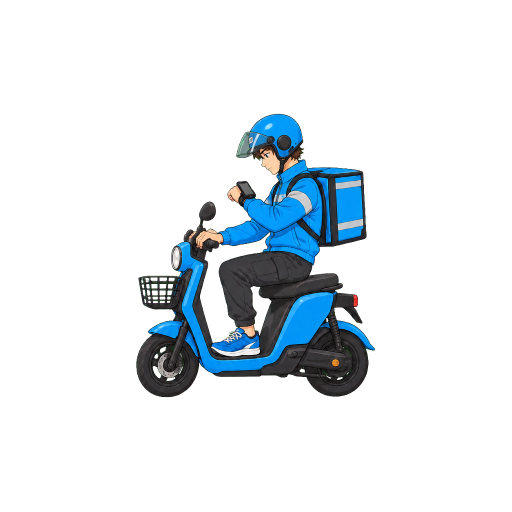
#> input picture chashouji/v14/trio/buddy/B9_rider/p6work/i21.png, 1024 x 1024 px, given in place of p6_idle2_base.png, which was not available (shown at 1/2 size)
$ python hscale.py i21.png
#> lines starting #> are read from the running program, lines starting #| are printed output that depends on the picture; after the words box and inside, x2 and y2 are one past the last pixel; in counts of white or black regions, pixels touching at a corner belong together; pictures that were not available may be replaced by others from this repository, and a replacement may not be noted
### chashouji/v14/trio/tools/frames.py
"""三人组角色的帧序列管线（2026-09-29，规范见 docs/三人组角色规范.md）。

动作条（一张图里同一个人的几个姿势，生图一次出）→ 抠像 → 按连通块切成一格一格 → 按头的大小统一缩放、按不动的部位配准 →
全部帧贴到同一块画布（锚点在每一帧都是同一个像素）→ 缩到屏幕像素 → 打成一张图集 web/assets/trio/<名>.webp + <名>.json。

为什么要配准：生图每一格都是重画的，同一张条里人的位置、大小也会漂（记忆 chashouji-keyframe-frames）。帧直接连播，
趴在地上的人会整个一跳一跳。所以：
  · 缩放按头：头在各个姿势里形状最稳（手脚、身体都在动），在每一格里多尺度找参考帧的头，取最像的那个倍数；
  · 平移按不动的部位（fixed）：趴着的人是屁股 + 大腿、秋千上的是座板 —— 它在动作里本来就不该动，拿它对齐，
    剩下的差异才是真正的动作。
两步都是模板匹配（skimage.match_template，归一化互相关），峰值做抛物线亚像素插值。

用法（在 v14/trio 下；<目录> = buddy/B21_sakura 这样的角色目录，<名> = 目录名 B21_sakura，图集和预览都用它命名）：
  python3 tools/frames.py <目录> cells   # 第一步：切格，出 preview/<名>_cells.png（每格编号 + 50 像素格线，原图像素）
                                         #   → 照它在 <目录>/frames.json 里填 head / fixed 两个框（参考帧的格内像素）
  python3 tools/frames.py <目录> build   # 第二步：配准、出图集；打印每帧的缩放、配准残差（输出像素，验收 ≤ 2）
出的预览（都在 preview/）：
  <名>_frames.png  每帧一格，输出像素、50 像素格线（量 hand / hold 这些点用；坐标就是 cfg 里要填的）
  <名>_onion.png   全部帧叠在一起（各 35%），不动的部位应该是一个清楚的影子，糊成几层 = 没对齐
  <名>_yellow.png  贴亮黄底（看抠像：紫边 / 绿边 / 被抠穿的洞在黄底上最刺眼）

frames.json：
{
  "sheets": [ {"src": "raw/act_a1.png", "screen": "auto", "frames": ["idle", "wind", "throw", "follow"]}, ... ],
      screen：auto（生图回来自带透明就直接用 alpha，否则看四角是绿幕还是品红幕）/ magenta / green；key 可选 [k0, k1]（见 crewart.cut）
      frames：这张条里的格按阅读顺序（先上后下、同一行先左后右）叫什么
  "ref": "idle",                    参考帧（head / fixed 框在它上面量）
  "head": [x0, y0, x1, y1],         参考帧里头的框（cells 预览上量，格内像素）
  "fixed": [x0, y0, x1, y1],        参考帧里不动部位的框
  "size": ["w", 470],               参考帧的剪影缩到多宽（"w"）/ 多高（"h"）的屏幕像素
  "anchor": [x, y],                 参考帧里的锚点（格内像素）—— 输出里所有帧共用，打印出来填 cfg.anchor
  "scale": [0.85, 1.2],             可选：头的缩放搜索范围
  "erase": {"hsv": [[h0, h1], [s0, s1], [v0, v1]], "grow": 5, "band": 30},   可选：把引擎自己画的东西（秋千座板）按颜色抠掉
  "check": [[x0, y0, x1, y1, "脚"], ...],   可选：另外量几个本该不动的部位（输出像素），打印每帧偏多少
  "graft": [{"from": "wind", "to": ["throw"], "box": [x0, y0, x1, y1], "feather": 30}]   可选：从好的一帧把一块搬到画走样的帧上（输出像素，左边 feather 宽渐变）
  "scale_by": "fixed",               可选：缩放也按 fixed 找（站在滑板 / 平衡车上的人：板长不变，头仰着转着按头找不准）；loose 帧取同一张条的中位数
  sheets[i].scale_as: "<帧>"          可选：这张条的缩放照抄那一帧（P6 局部重绘补帧：底图就是那一格的原像素）
  "scale_by": "sheet",               可选：每张条只在 scale_ref 帧（条上的 "scale_ref"，默认最后一格 = 重画的 idle）按头找一次缩放，整张条都用它
  "loose_scale": "sheet",            可选：只让 loose 帧的缩放取同一张条其它帧的中位数（B12 飞扑那帧头侧着按头找会顶到边界）
  "loose": ["walk1", ...],            可选：脚在动的帧（走路 / 跑 / 跳），不按 fixed 配：横向按头、竖向按脚底贴参考帧的地面线；残差表里不计
  "lift": [{"name": "G11_tassel", "from": "idle", "box": {"idle": [x0, y0, x1, y1], ...}, "hsv": [[[h0, h1], [s0, s1], [v0, v1]], ...]}]
      可选：挂着的东西碰到身体（流苏贴肩膀）时拆成挂件层（见 lift()），帧里原位置补画
}
"""
import json, os, sys
import numpy as np
from PIL import Image, ImageDraw, ImageFont
from scipy import ndimage
from skimage.feature import match_template

HERE = os.path.dirname(os.path.abspath(__file__))
TRIO = os.path.dirname(HERE)
sys.path.insert(0, os.path.dirname(TRIO))                 # v14/crewart.py
from crewart import cut, edge_extend

OUT = os.path.join(TRIO, '../../web/assets/trio')
PRE = os.path.join(TRIO, 'preview')
M = 16                                                     # 切格时每格四周留的边（原图像素）


# [39 lines left out: functions load_sheet, split, not called in this run]


def gray(im):
    """匹配用的两个通道：灰度（贴中灰底，透明处 = 128，不然透明区的幕布色会参与匹配）+ alpha（剪影本身；
    只用灰度时短裤上的平行条纹会让横向匹配差一个条纹间距）"""
    a = np.array(im.convert('RGBA')).astype(np.float32) / 255
    rgb = a[..., :3] * a[..., 3:] + 0.5 * (1 - a[..., 3:])
    return np.dstack([rgb @ np.array([0.299, 0.587, 0.114], np.float32), a[..., 3]])


def peak(r):
    """匹配响应的峰：抛物线亚像素插值 → (y, x, 分数)"""
    y, x = np.unravel_index(np.argmax(r), r.shape)
    def sub(a, b, c):
        d = a - 2 * b + c
        return 0.0 if abs(d) < 1e-9 else 0.5 * (a - c) / d
    dy = sub(r[y - 1, x], r[y, x], r[y + 1, x]) if 0 < y < r.shape[0] - 1 else 0
    dx = sub(r[y, x - 1], r[y, x], r[y, x + 1]) if 0 < x < r.shape[1] - 1 else 0
    return y + dy, x + dx, r[y, x]


def find(img_g, tpl):
    if tpl.shape[0] > img_g.shape[0] or tpl.shape[1] > img_g.shape[1]:
        return None
    return peak(match_template(img_g, tpl)[..., 0])


def resize(im, s):
    return im.resize((max(1, round(im.width * s)), max(1, round(im.height * s))), Image.LANCZOS)


# [324 lines left out: functions grid, tile, hsv, in_hsv, grow, shoulder and 6 more, not called in this run]


# [4 lines that do not run on import are left out]

### chashouji/v14/trio/buddy/B9_rider/p6work/hscale.py
# 头盔模板（idle 底图的头盔壳）多尺度找 → 头相对 idle 的大小
import sys, numpy as np
sys.path.insert(0,'/workspace/art/chashouji/v14/trio/tools'); sys.path.insert(0,'/workspace/art/chashouji/v14')
from frames import gray, find, resize
from PIL import Image
def ld(p):
#> called with p = 'raw/p6_idle2_base.png'
    a=np.array(Image.open(p).convert('RGBA'))
#> a is the input picture: shape (1024, 1024, 4); mean R, G, B, A 6.1, 12.7, 17.1, 35.4
    if p.endswith('base.png'):
        g=(a[...,1]>200)&(a[...,0]<80)&(a[...,2]<80); a[...,3]=np.where(g,0,255)
#> after `g = (a[..., 1] > 200) & (a[..., 0] < 80) & (a[..., 2] < 80)`:
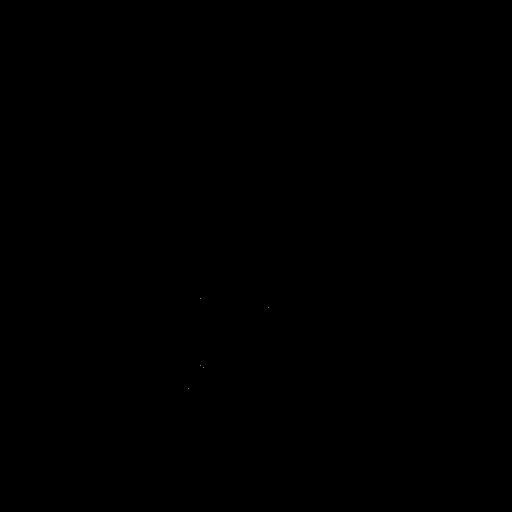
#> g: shape (1024, 1024) bool (shown at 1/2 size); 0% white in thin lines or dots, all inside (x1, y1, x2, y2) = (376, 596, 538, 778)
    return Image.fromarray(a)
tpl=gray(ld('raw/p6_idle2_base.png').crop((500,228,605,300)))
#> in gray, `a = np.array(im.convert('RGBA')).astype(np.float32) / 255`:
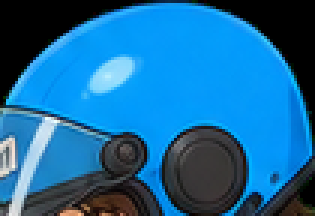
#> a: shape (72, 105, 4) float32 (shown 3 times larger); mean R, G, B, A 0.0985, 0.417, 0.619, 1
for p in sys.argv[1:]:
    im=ld(p).crop((150,100,850,600))
    best=max(((s,find(gray(resize(im,s)),tpl)) for s in np.arange(0.75,1.25,0.01)),key=lambda q:q[1][2] if q[1] else -1)
#> in gray (call 2), `rgb = a[..., :3] * a[..., 3:] + 0.5 * (1 - a[..., 3:])`:
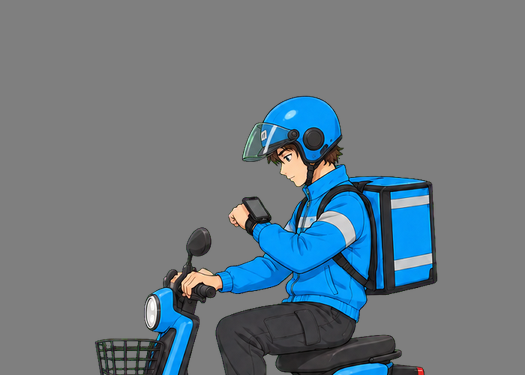
#> rgb: shape (375, 525, 3) float32; mean R, G, B 0.427, 0.478, 0.511
#> in peak, `y, x = np.unravel_index(np.argmax(r), r.shape)`: y = 207; x = 292
#> in peak, `y, x = np.unravel_index(np.argmax(r), r.shape)`:
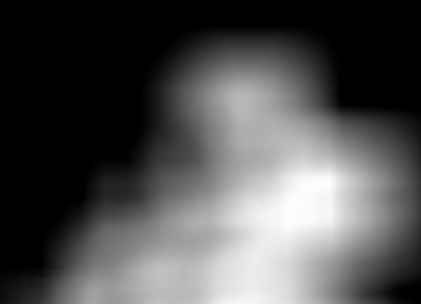
#> r: shape (304, 421) float32; min -0.913, max 0.871, mean -0.353; drawn with min black and max white
#> in sub, `d = a - 2 * b + c`: d = -0.0015
#> in peak, `dy = sub(r[y - 1, x], r[y, x], r[y + 1, x]) if 0 < y < r.shape[0] - 1 ..`: dy = 0.248
#> in peak, `dx = sub(r[y, x - 1], r[y, x], r[y, x + 1]) if 0 < x < r.shape[1] - 1 ..`: dx = -0.209
#> in resize (call 8), `return im.resize((max(1, round(im.width * s)), max(1, round(im.height ..`:
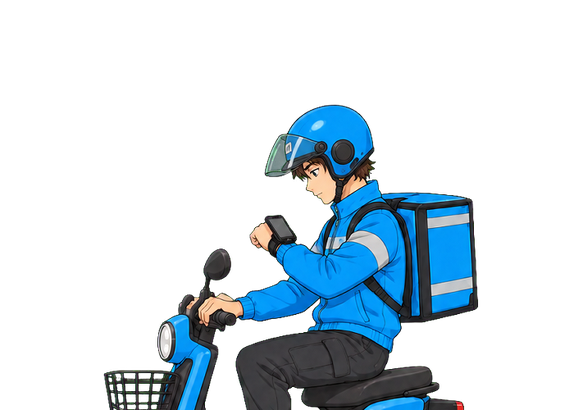
#> returned value: PIL image 574x410 RGBA; mean R, G, B, A 10.7, 23.9, 32.4, 58.4; transparent parts drawn white
#> in peak (call 10), `y, x = np.unravel_index(np.argmax(r), r.shape)`: y = 231; x = 330
#> in peak (call 10), `y, x = np.unravel_index(np.argmax(r), r.shape)`:
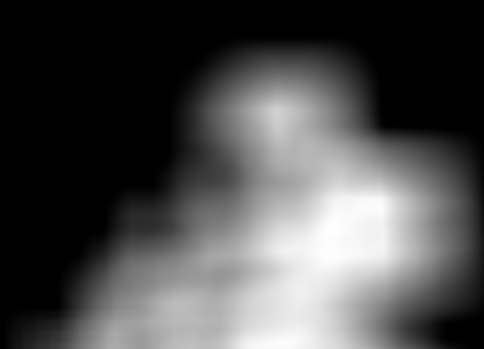
#> r: shape (349, 484) float32; min -0.913, max 0.885, mean -0.372; drawn with min black and max white
#> in peak (call 10), `dy = sub(r[y - 1, x], r[y, x], r[y + 1, x]) if 0 < y < r.shape[0] - 1 ..`: dy = 0.00224
#> in peak (call 10), `dx = sub(r[y, x - 1], r[y, x], r[y, x + 1]) if 0 < x < r.shape[1] - 1 ..`: dx = -0.265
#> in resize (call 11), `return im.resize((max(1, round(im.width * s)), max(1, round(im.height ..`:
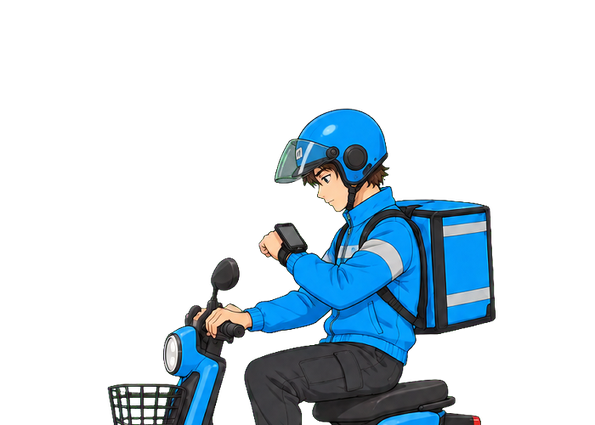
#> returned value: PIL image 595x425 RGBA; mean R, G, B, A 10.7, 23.9, 32.3, 58.4; transparent parts drawn white
#> (the run stopped early here; a loop or call above may not have finished)
